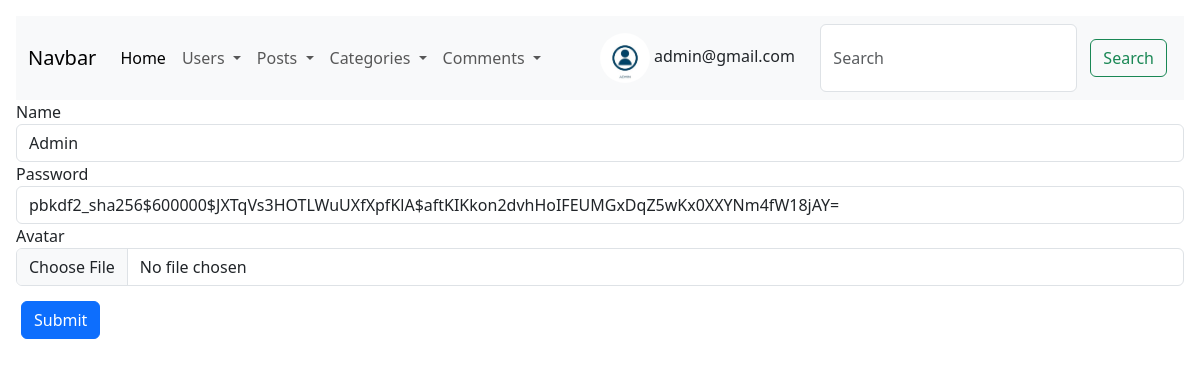
The page /users/UserUpdate/1 (signed in) on the database its author committed.
### Users/models.py (models this page shows, shortened)
class User(AbstractUser):
    username = None
    name = models.CharField(max_length=50, blank=True, null=True)
    email = models.EmailField(unique=True)
    avatar = models.ImageField(upload_to='avatars', blank=True, null=True)
    objects = UserManager()
    USERNAME_FIELD = "email"
    REQUIRED_FIELDS = []
    def get_update_url(self):
        return reverse('users_update_url', kwargs={'id': self.id})

### Users/views.py (the view, shortened to what this page needs)
# urls.py: path('UserUpdate/<str:id>', UsersUpdate.as_view(), name='users_update_url'),
class UsersUpdate(LoginRequiredMixin, View):
    def get(self, request, id):
        user = User.objects.get(id=id)
        form = UpdateUserForm(instance=user)
        return render(request, 'userUpdate.html', {'form': form, 'user': user})

### Users/forms.py
class UpdateUserForm(forms.ModelForm):
    class Meta():
        model = User
        fields = ['name', 'password', 'avatar']
        widgets = {
            'name': forms.TextInput(attrs={'class': 'form-control'}),
            'password': forms.TextInput(attrs={'class': 'form-control'}),
            'avatar': forms.FileInput(attrs={'class': 'form-control'})
        }

### Users/templates/userUpdate.html (shortened to what this page needs)
{% extends 'base.html' %}
{% block content %}
    <form action="{{user.get_update_url}}" method="post" enctype="multipart/form-data">
        {% for field in form %}
            {{field.label}}
            {{field}}
        {% endfor %}
        <button type="submit" class="btn btn-primary">Submit</button>
    </form>
{% endblock %}

### templates/base.html (shortened to what this page needs)
<!doctype html>
<html lang="en">
  <head>
    <link href="https://cdn.jsdelivr.net/npm/bootstrap@5.3.2/dist/css/bootstrap.min.css" rel="stylesheet">
    <link href="https://getbootstrap.com/docs/5.3/assets/css/docs.css" rel="stylesheet">
  </head>
  <body class="p-3 m-0 border-0 bd-example m-0 border-0">
    <nav class="navbar navbar-expand-lg bg-body-tertiary">
        <div class="container-fluid">
          <a class="navbar-brand" href="{% url 'posts_home_url' %}">Navbar</a>
          <div class="collapse navbar-collapse" id="navbarSupportedContent">
            <ul class="navbar-nav me-auto mb-2 mb-lg-0">
              <li class="nav-item">
                <a class="nav-link active" aria-current="page" href="{% url 'posts_home_url' %}">Home</a>
              </li>
              <li class="nav-item dropdown">
                <a class="nav-link dropdown-toggle" href="#" role="button" data-bs-toggle="dropdown" aria-expanded="false">
                  Users
                </a>
              </li>
              <li class="nav-item dropdown">
                <a class="nav-link dropdown-toggle" href="#" role="button" data-bs-toggle="dropdown" aria-expanded="false">
                  Posts
                </a>
              </li>
              <li class="nav-item dropdown">
                <a class="nav-link dropdown-toggle" href="#" role="button" data-bs-toggle="dropdown" aria-expanded="false">
                  Categories
                </a>
              </li>
              <li class="nav-item dropdown">
                <a class="nav-link dropdown-toggle" href="#" role="button" data-bs-toggle="dropdown" aria-expanded="false">
                  Comments
                </a>
              </li>
            </ul>
            {% if user.is_authenticated %}
            <div style="margin:0 auto;">
              <img src="{{user.avatar.url}}" alt="User's avatar" style="width: 50px; border-radius: 50%;">
              {{user.email}}
            </div>
            {% endif %}
            <form class="d-flex" role="search">
              <input class="form-control me-2" type="search" placeholder="Search" aria-label="Search">
              <button class="btn btn-outline-success" type="submit">Search</button>
            </form>
          </div>
        </div>
      </nav>
      {% block content %}{% endblock %}
    </body>
    </html>

### templates/base.html (style rules this page uses)
button { margin:15px 5px; }
a { text-decoration:None; color: blue; cursor: default; }

### rows shown on the page
User: avatar (picture), email "admin@gmail.com", form "Admin" "pbkdf2_sha256$600000$JXTqVs3HOTLWuUXfXpfKlA$aftKIKkon2dvhHoIFEUMGxDqZ5wKx0XXYNm4fW18jAY="

### other values the page prints
{{ field.label }} "Name" "Password" "Avatar"
